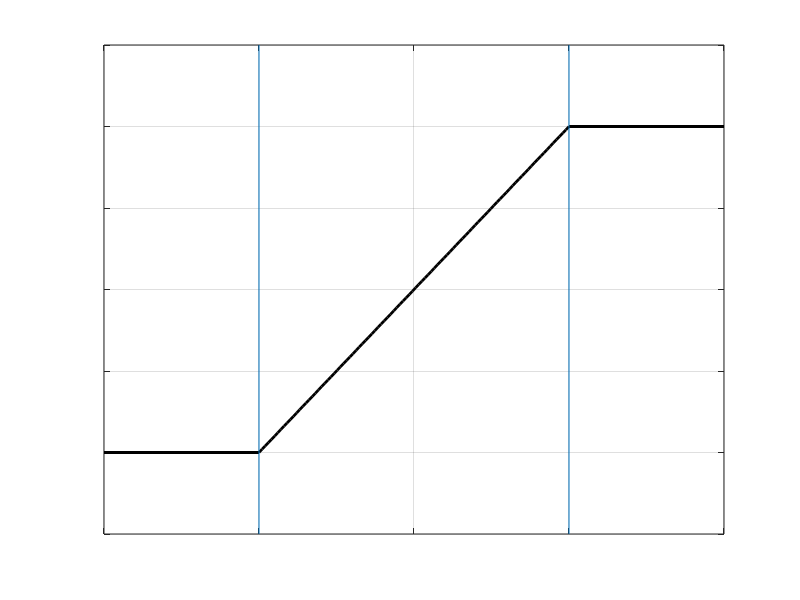

The MATLAB source for this figure:

x1 = linspace(-2,-1,100);
x2 = linspace(-1,1,100);
x3 = linspace(1,2,100);
y1 = -1*ones(length(x1));
y3 = 1*ones(length(x1));
y2 = x2;

figure()
plot(x1,y1,'k','linewidth',2)
hold on
plot(x2,y2,'k','linewidth',2)
plot(x3,y3,'k','linewidth',2)
grid on
set(gca,'fontSize',20)
set(gca,'YTickLabel',[])
set(gca,'XTickLabel',[])
ylim([-1.5 1.5])
line([-1 -1],[-1.5 1.5])
line([1 1],[-1.5 1.5])